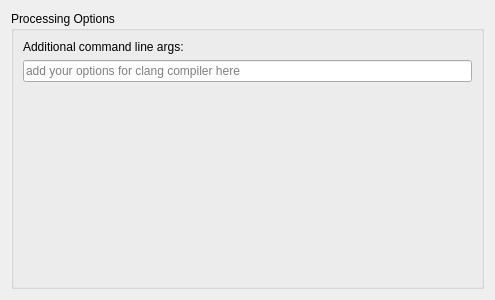
<?xml version="1.0" encoding="UTF-8"?>
<ui version="4.0">
 <class>CLangOptionsWidget</class>
 <widget class="QWidget" name="CLangOptionsWidget">
  <property name="geometry">
   <rect>
    <x>0</x>
    <y>0</y>
    <width>495</width>
    <height>300</height>
   </rect>
  </property>
  <property name="windowTitle">
   <string>Form</string>
  </property>
  <layout class="QVBoxLayout" name="verticalLayout">
   <item>
    <widget class="QGroupBox" name="groupBox">
     <property name="title">
      <string>Processing Options</string>
     </property>
     <layout class="QVBoxLayout" name="verticalLayout_2">
      <item>
       <widget class="QLabel" name="cmdLineLabel">
        <property name="text">
         <string>Additional command line args:</string>
        </property>
       </widget>
      </item>
      <item>
       <widget class="KLineEdit" name="commandLineParams">
        <property name="placeholderText">
         <string>add your options for clang compiler here</string>
        </property>
        <property name="showClearButton" stdset="0">
         <bool>true</bool>
        </property>
       </widget>
      </item>
      <item>
       <spacer name="verticalSpacer">
        <property name="orientation">
         <enum>Qt::Vertical</enum>
        </property>
        <property name="sizeHint" stdset="0">
         <size>
          <width>20</width>
          <height>40</height>
         </size>
        </property>
       </spacer>
      </item>
     </layout>
    </widget>
   </item>
  </layout>
 </widget>
 <customwidgets>
  <customwidget>
   <class>KLineEdit</class>
   <extends>QLineEdit</extends>
   <header>klineedit.h</header>
  </customwidget>
 </customwidgets>
 <resources/>
 <connections/>
</ui>
